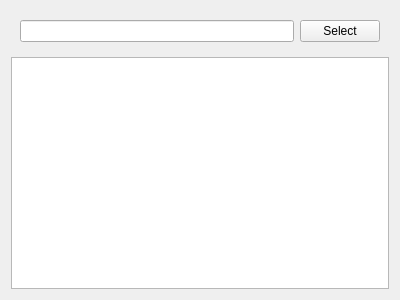
<?xml version="1.0" encoding="UTF-8"?>
<ui version="4.0">
 <class>Widget</class>
 <widget class="QWidget" name="Widget">
  <property name="geometry">
   <rect>
    <x>0</x>
    <y>0</y>
    <width>400</width>
    <height>300</height>
   </rect>
  </property>
  <property name="windowTitle">
   <string>Widget</string>
  </property>
  <layout class="QVBoxLayout" name="verticalLayout">
   <item>
    <widget class="QWidget" name="widget" native="true">
     <layout class="QHBoxLayout" name="horizontalLayout">
      <item>
       <widget class="QLineEdit" name="lineEdit"/>
      </item>
      <item>
       <widget class="QPushButton" name="pushButton">
        <property name="text">
         <string>Select</string>
        </property>
       </widget>
      </item>
     </layout>
    </widget>
   </item>
   <item>
    <widget class="QTextEdit" name="textEdit"/>
   </item>
  </layout>
 </widget>
 <resources/>
 <connections/>
</ui>
